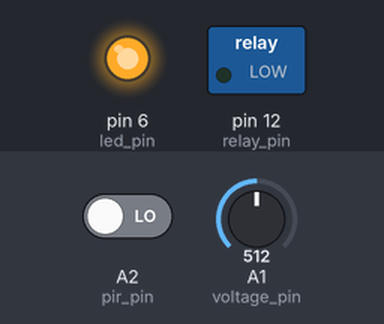
Bench run of a sketch on a simulated Arduino Uno, built with avr-gcc and run on an emulated ATmega328P. On the bench: switched loads named in the sketch (green lamp = pin HIGH), output pins drawn as LEDs (lit = HIGH). Inputs (shaded band) come from the test bench; at power-on: A2 (pir_pin) LOW, A1 (voltage_pin) = 512. No radio packets arrive unless stated.

Above: at 1.2 s.
1.3 s: A2 (pir_pin) driven HIGH
At 4.3 s:
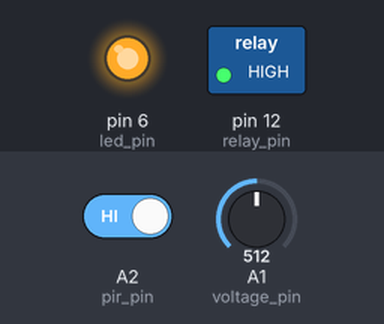
Timing chart, 0 to 10.4 s (numbered marks = the images above; inputs shaded):
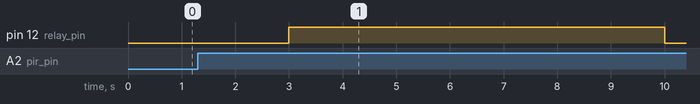

Measured:
- after the input at 1.3 s, pin 12 (relay_pin): LOW → HIGH after 1.7 s, → LOW 7.0 s later

The sketch:

Smart_Socket.ino
```cpp
// (licence header left out)
#include <VirtualWire.h>
const int relay_pin = 12;
const int led_pin = 6;
const int receive_pin = 7;
const int transmit_pin = 8;
const int voltage_pin = A1;
const int pir_pin = A2;

const String mySerial = "LIG10";
const String myHub = "HUB21";

int getMaxValue();
float calculateVoltage();
uint8_t converToArray(String);

float voltage = 0;
void setup() {
  pinMode(relay_pin, OUTPUT);
  pinMode(led_pin, OUTPUT);
  pinMode(voltage_pin, INPUT);
  pinMode(pir_pin, INPUT);

  vw_set_ptt_inverted(true); // Required for DR3100
  vw_set_rx_pin(receive_pin);
  vw_set_tx_pin(transmit_pin);
  vw_setup(4000);
  Serial.begin(9600);

  vw_rx_start();

  digitalWrite(relay_pin, LOW);
  digitalWrite(led_pin, HIGH);
}

String message = "";
bool power_state = false;

uint8_t converToArray(String dataString) {
  uint8_t dataArray[dataString.length()];
  dataString.toCharArray(dataArray, dataString.length());
  return dataArray;
}

int getMaxValue() {
  int sensorValue;    //value read from the sensor
  int sensorMax = 0;
  uint32_t start_time = millis();
  while ((millis() - start_time) < 1000) {
    sensorValue = analogRead(voltage_pin);
    if (sensorValue > sensorMax) {
      sensorMax = sensorValue;
    }
  }
  return sensorMax;
}
float calculateVoltage() {
  float amplitude_current;      // Float amplitude current
  float effective_value;       // Float effective current

  int sensor_max;
  sensor_max = getMaxValue();

  amplitude_current = (float)(sensor_max - 512) / 1024 * 66 / 185 * 1000000;
  effective_value = amplitude_current / 1.414;
  return amplitude_current;
}

void loop() {
  uint8_t buf[VW_MAX_MESSAGE_LEN];
  uint8_t buflen = VW_MAX_MESSAGE_LEN;

  if (vw_get_message(buf, &buflen)) {
    for (int i = 0; i < buflen; i++) {
      message += (char)buf[i];
    }

    String serial = message.substring(0, 5);
    String command = "";
    if (serial == mySerial) {
      command = message.substring(6);
      if (command == "GETV") {
        command = myHub + "|" + mySerial + "|OF";
        uint8_t s = converToArray(command);
        vw_send((uint8_t *)s, strlen(s));
        vw_wait_tx();
        delay(1000);
      } else if (command == "ON") {
        digitalWrite(relay_pin, HIGH);
        digitalWrite(led_pin, HIGH);
        power_state = true;
      } else if (command == "OF") {
        digitalWrite(relay_pin, LOW);
        digitalWrite(led_pin, HIGH);
        power_state = false;
      }
    }
    message = "";
    serial = "";
    command = "";
  }

  voltage = calculateVoltage();

  int sensorValue = digitalRead(pir_pin);
  if (sensorValue == 1) {
    digitalWrite(relay_pin, HIGH);
    digitalWrite(led_pin, HIGH);
    delay(7000);
  }

  if (power_state == false) {
    digitalWrite(relay_pin, LOW);
    digitalWrite(led_pin, HIGH);
  }
  delay(1000);
}
```
